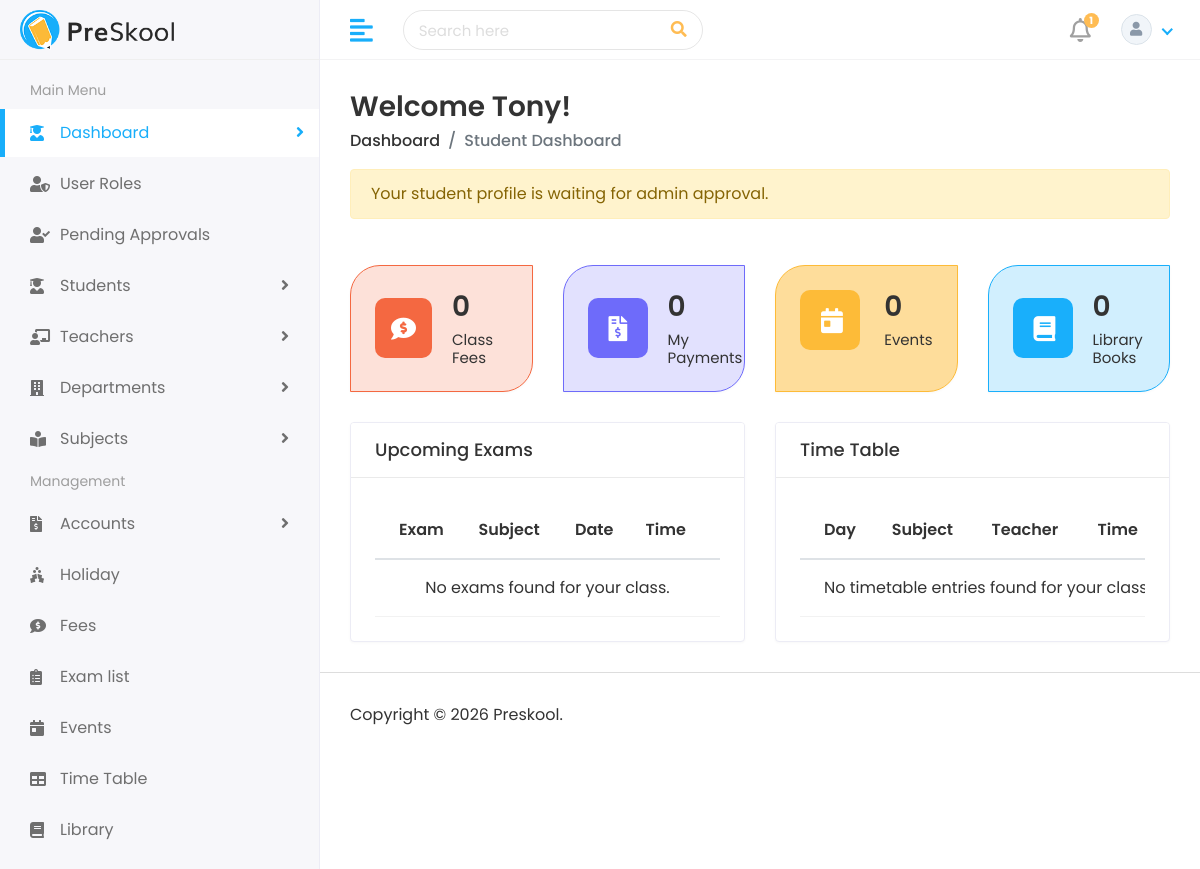
/student/student-dashboard.html (signed in), run on an earlier commit of the app's database.
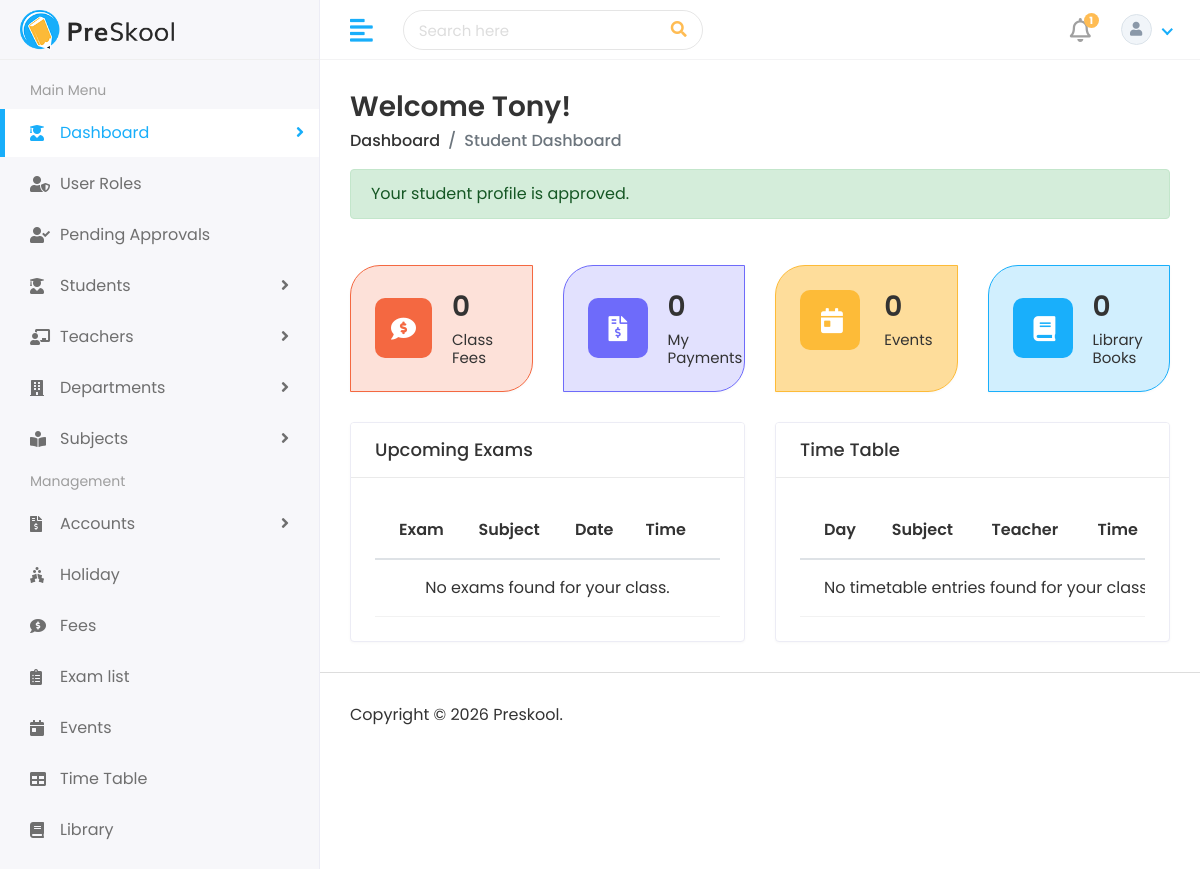
And on a later commit of the database.
### student/views.py (the view)
# urls.py: path("student-dashboard.html", views.student_dashboard, name="student-dashboard-html"),
@login_required
def student_dashboard(request):
    student = _student_queryset_for(request.user).first()
    if _is_student(request.user) and student is None:
        return redirect("complete_student_profile")
    fees = Fee.objects.none()
    payments = FeeCollection.objects.none()
    exams = Exam.objects.none()
    timetable_entries = TimeTableEntry.objects.none()
    if student is not None:
        fees = Fee.objects.filter(student_class=student.student_class)
        payments = FeeCollection.objects.select_related("fee").filter(student=student)
        exams = Exam.objects.filter(student_class=student.student_class)
        timetable_entries = TimeTableEntry.objects.select_related("teacher").filter(student_class=student.student_class)
        if student.section:
            timetable_entries = timetable_entries.filter(section__in=["", student.section])
    return render(
        request,
        "students/student-dashboard.html",
        {
            "student": student,
            "fee_count": fees.count(),
            "payment_count": payments.count(),
            "upcoming_exams": exams.order_by("exam_date", "start_time")[:5],
            "timetable_entries": timetable_entries.order_by("day", "start_time")[:5],
            "event_count": Event.objects.count(),
            "book_count": Book.objects.count(),
        },
    )

### home_auth/context_processors.py (called while the page is built)
def _profile_for_user(user):
    try:
        student = getattr(user, "student_profile", None)
    except ObjectDoesNotExist:
        student = None
    if student is not None:
        return student
    try:
        return getattr(user, "teacher_profile", None)
    except ObjectDoesNotExist:
        return None

### student/views.py (called while the page is built)
def _user_groups(user):
    if not user.is_authenticated:
        return set()
    return set(user.groups.values_list("name", flat=True))

def _is_admin(user):
    return user.is_authenticated and (
        user.is_staff
        or user.is_superuser
        or getattr(user, "is_admin", False)
        or "admin" in _user_groups(user)
    )

def _is_student(user):
    return user.is_authenticated and (
        getattr(user, "is_student", False)
        or "student" in _user_groups(user)
    )

def _student_queryset_for(user):
    queryset = Student.objects.select_related("parent", "user")
    if _is_admin(user):
        return queryset.all()
    if _is_student(user):
        return queryset.filter(user=user)
    return queryset.none()

### HOME/templates/students/student-dashboard.html
{% extends 'HOME/base.html' %}
{% load static %}
{% block body %}
<div class="page-wrapper">
<div class="content container-fluid">
<div class="page-header">
<div class="row">
<div class="col-sm-12">
<h3 class="page-title">Welcome {% if student %}{{ student.first_name }}{% else %}{{ request.user.first_name|default:request.user.email }}{% endif %}!</h3>
<ul class="breadcrumb">
<li class="breadcrumb-item"><a href="{% url 'student-dashboard' %}">Dashboard</a></li>
<li class="breadcrumb-item active">Student Dashboard</li>
</ul>
{% if not student %}
<div class="alert alert-warning mt-3">Your student profile has not been linked to this account yet.</div>
{% elif student.approval_status == "pending" %}
<div class="alert alert-warning mt-3">Your student profile is waiting for admin approval.</div>
{% elif student.approval_status == "rejected" %}
<div class="alert alert-danger mt-3">Your student profile was rejected. Please contact the administrator.</div>
{% elif student.approval_status == "approved" %}
<div class="alert alert-success mt-3">Your student profile is approved.</div>
{% endif %}
</div>
</div>
</div>
<div class="row">
<div class="col-xl-3 col-sm-6 col-12 d-flex">
<a class="card bg-nine w-100" href="{% url 'fee_list' %}">
<div class="card-body">
<div class="db-widgets d-flex justify-content-between align-items-center">
<div class="db-icon"><i class="fas fa-comment-dollar"></i></div>
<div class="db-info"><h3>{{ fee_count }}</h3><h6>Class Fees</h6></div>
</div>
</div>
</a>
</div>
<div class="col-xl-3 col-sm-6 col-12 d-flex">
<a class="card bg-six w-100" href="{% url 'fee_collection_list' %}">
<div class="card-body">
<div class="db-widgets d-flex justify-content-between align-items-center">
<div class="db-icon"><i class="fas fa-file-invoice-dollar"></i></div>
<div class="db-info"><h3>{{ payment_count }}</h3><h6>My Payments</h6></div>
</div>
</div>
</a>
</div>
<div class="col-xl-3 col-sm-6 col-12 d-flex">
<a class="card bg-ten w-100" href="{% url 'event_list' %}">
<div class="card-body">
<div class="db-widgets d-flex justify-content-between align-items-center">
<div class="db-icon"><i class="fas fa-calendar-day"></i></div>
<div class="db-info"><h3>{{ event_count }}</h3><h6>Events</h6></div>
</div>
</div>
</a>
</div>
<div class="col-xl-3 col-sm-6 col-12 d-flex">
<a class="card bg-eleven w-100" href="{% url 'library_list' %}">
<div class="card-body">
<div class="db-widgets d-flex justify-content-between align-items-center">
<div class="db-icon"><i class="fas fa-book"></i></div>
<div class="db-info"><h3>{{ book_count }}</h3><h6>Library Books</h6></div>
</div>
</div>
</a>
</div>
</div>
<div class="row">
<div class="col-md-12 col-lg-6 d-flex">
<div class="card card-table flex-fill">
<div class="card-header"><h5 class="card-title">Upcoming Exams</h5></div>
<div class="card-body">
<div class="table-responsive">
<table class="table table-hover table-center mb-0">
<thead><tr><th>Exam</th><th>Subject</th><th>Date</th><th>Time</th></tr></thead>
<tbody>
{% for exam in upcoming_exams %}
<tr>
<td>{{ exam.name }}</td>
<td>{{ exam.subject }}</td>
<td>{{ exam.exam_date }}</td>
<td>{{ exam.start_time }} - {{ exam.end_time }}</td>
</tr>
{% empty %}
<tr><td colspan="4" class="text-center">No exams found for your class.</td></tr>
{% endfor %}
</tbody>
</table>
</div>
</div>
</div>
</div>
<div class="col-md-12 col-lg-6 d-flex">
<div class="card card-table flex-fill">
<div class="card-header"><h5 class="card-title">Time Table</h5></div>
<div class="card-body">
<div class="table-responsive">
<table class="table table-hover table-center mb-0">
<thead><tr><th>Day</th><th>Subject</th><th>Teacher</th><th>Time</th></tr></thead>
<tbody>
{% for entry in timetable_entries %}
<tr>
<td>{{ entry.day }}</td>
<td>{{ entry.subject }}</td>
<td>{{ entry.teacher|default:"-" }}</td>
<td>{{ entry.start_time }} - {{ entry.end_time }}</td>
</tr>
{% empty %}
<tr><td colspan="4" class="text-center">No timetable entries found for your class.</td></tr>
{% endfor %}
</tbody>
</table>
</div>
</div>
</div>
</div>
</div>
</div>
<footer>
<p>Copyright &copy; 2026 Preskool.</p>
</footer>
</div>
{% endblock %}

What changed in the data, as far as the page shows it:
changed Student "Tony": approval_status "pending" → "approved" (drawn)
Also different on the page:
text no longer shown: "Your student profile is waiting for admin approval."
text now shown: "Your student profile is approved."
